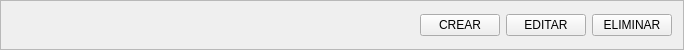
                  <widget class="QFrame" name="frame_9">
                   <property name="maximumSize">
                    <size>
                     <width>16777215</width>
                     <height>50</height>
                    </size>
                   </property>
                   <property name="frameShape">
                    <enum>QFrame::StyledPanel</enum>
                   </property>
                   <property name="frameShadow">
                    <enum>QFrame::Raised</enum>
                   </property>
                   <layout class="QHBoxLayout" name="horizontalLayout_4">
                    <item>
                     <spacer name="horizontalSpacer_4">
                      <property name="orientation">
                       <enum>Qt::Horizontal</enum>
                      </property>
                      <property name="sizeHint" stdset="0">
                       <size>
                        <width>402</width>
                        <height>20</height>
                       </size>
                      </property>
                     </spacer>
                    </item>
                    <item>
                     <widget class="QFrame" name="frame_10">
                      <property name="frameShape">
                       <enum>QFrame::StyledPanel</enum>
                      </property>
                      <property name="frameShadow">
                       <enum>QFrame::Raised</enum>
                      </property>
                     </widget>
                    </item>
                    <item>
                     <widget class="QPushButton" name="btn_crear_cliente">
                      <property name="text">
                       <string>CREAR</string>
                      </property>
                     </widget>
                    </item>
                    <item>
                     <widget class="QPushButton" name="btn_editar_cliente">
                      <property name="text">
                       <string>EDITAR</string>
                      </property>
                     </widget>
                    </item>
                    <item>
                     <widget class="QPushButton" name="btn_eliminar_cliente">
                      <property name="text">
                       <string>ELIMINAR</string>
                      </property>
                     </widget>
                    </item>
                   </layout>
                  </widget>
